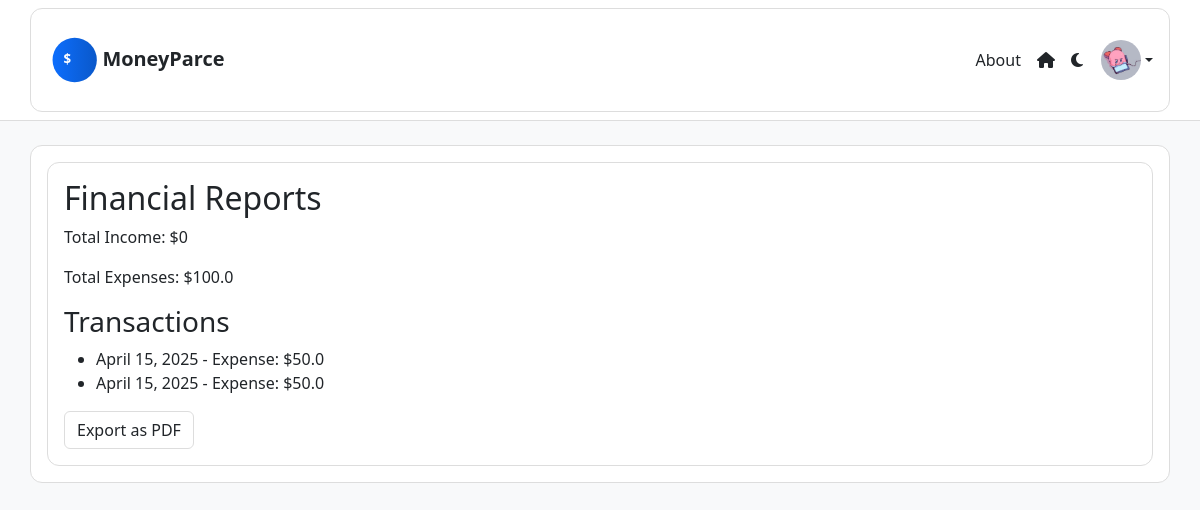
The app's page /reports/ (signed in), older data.
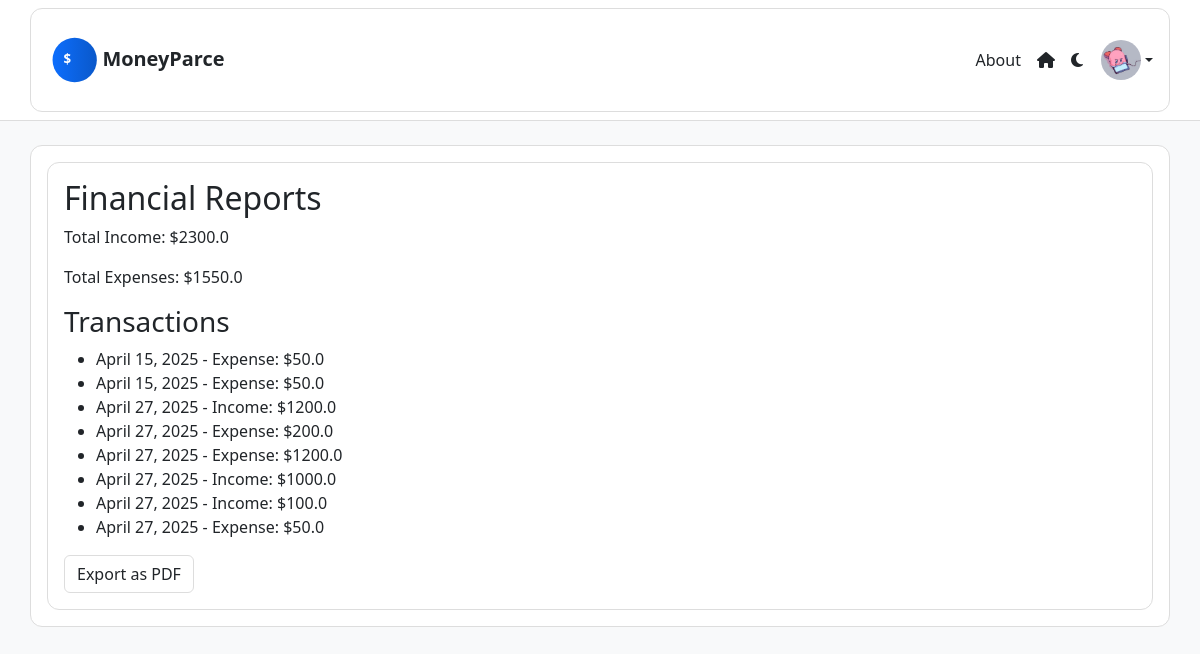
The same page, newer data.
### core/models.py (models this page shows, shortened)
class UserProfile(models.Model):
    id = models.AutoField(primary_key=True)
    user = models.OneToOneField(User, on_delete=models.CASCADE)
    theme = models.CharField(max_length=10, default='light')
    budget = models.FloatField(default=0)
    spending = models.FloatField(default=0)
    color = models.CharField(max_length=7, default='#0d6efd')
    profile_picture = models.ImageField(upload_to='profile_pictures/', blank=True, null=True)

class Transaction(models.Model):
    TRANSACTION_TYPES = [
        ('income', 'Income'),
        ('expense', 'Expense')
    ]
    id = models.AutoField(primary_key=True)
    user = models.ForeignKey(User, on_delete=models.CASCADE)
    amount = models.FloatField(default=0)
    transaction_type = models.CharField(max_length=10, choices=TRANSACTION_TYPES, default='expense')
    category = models.ForeignKey(Category, null=True, blank=True, on_delete=models.SET_NULL)
    date = models.DateField(auto_now_add=True)

### core/views.py (the view)
# urls.py: path('reports/', views.reports, name='reports'),
@login_required
def reports(request):
    txs = Transaction.objects.filter(user=request.user)
    ctx = {
        'total_income': sum(t.amount for t in txs if t.transaction_type=='income'),
        'total_expenses': sum(t.amount for t in txs if t.transaction_type=='expense'),
        'transactions': txs,
    }
    return render(request, 'core/reports.html', ctx)

### core/darkMode.py (called while the page is built)
def theme_context(request):
    theme = 'light'
    if request.user.is_authenticated:
        try:
            user_profile = UserProfile.objects.get(user=request.user)
            theme = user_profile.theme
        except UserProfile.DoesNotExist:
            pass
    else:
        theme = request.session.get('theme', 'light')  # Default to 'light'
    return {'theme': theme}

### core/templates/core/reports.html
{% extends 'core/base.html' %}
{% block content %}
<div class="box">
    <h2>Financial Reports</h2>
    <p>Total Income: ${{ total_income }}</p>
    <p>Total Expenses: ${{ total_expenses }}</p>
    <h3>Transactions</h3>
    <ul>
    {% for t in transactions %}
        <li>{{ t.date }} - {{ t.transaction_type|title }}: ${{ t.amount }}</li>
    {% endfor %}
    </ul>
    <a href="{% url 'export_pdf' %}" class="btn btn-secondary">Export as PDF</a>
</div>
{% endblock %}

### core/templates/core/base.html (shortened to what this page needs)
<!DOCTYPE html>
<html lang="en" data-theme="{{ theme }}">
<head>
    {% load static %}
    <link href="https://cdn.jsdelivr.net/npm/bootstrap@5.3.0/dist/css/bootstrap.min.css" rel="stylesheet">
    <link rel="stylesheet" href="https://cdnjs.cloudflare.com/ajax/libs/font-awesome/6.4.0/css/all.min.css">
    {% if theme == 'dark' %}
        <link rel="stylesheet" href="{% static 'css/dark.css' %}">
    {% else %}
        <link rel="stylesheet" href="{% static 'css/light.css' %}">
    {% endif %}
</head>
<body>
    <nav class="navbar navbar-expand-lg navbar-light bg-light mb-4">
      <div class="container">
        {% if user.is_authenticated %}
          <a class="navbar-brand" href="{% url 'dashboard' %}">
            <svg class="logo" xmlns="http://www.w3.org/2000/svg" width="300" height="100" viewBox="0 0 325 100">
              <defs>
                <linearGradient id="grad1" x1="0%" y1="0%" x2="100%" y2="0%">
                  <stop offset="0%" stop-color="var(--logo-gradient-start, #0d6efd)"/>
                  <stop offset="100%" stop-color="var(--logo-gradient-end, #0a58ca)"/>
                </linearGradient>
              </defs>
              <circle cx="50" cy="50" r="40" fill="url(#grad1)" />
              <text x="30" y="57" font-family="Segoe UI, sans-serif" font-size="24"
                    fill="var(--logo-dollar-color, #ffffff)" font-weight="bold">
                $
              </text>
              <text x="100" y="60" font-family="Segoe UI, sans-serif" font-size="36"
                    fill="var(--logo-text-color, #212529)" font-weight="bold">
                MoneyParce
              </text>
            </svg>
          </a>
        {% endif %}
        <div class="collapse navbar-collapse" id="navbarNav">
          <ul class="navbar-nav ms-auto">
            {% if user.is_authenticated %}
              <li class="nav-item">
                <a class="nav-link" href="{% url 'about' %}">About</a>
              </li>
              <li class="nav-item">
                <a class="nav-link" href="{% url 'dashboard' %}" title="Dashboard">
                  <i class="fas fa-home"></i>
                </a>
              </li>
              <li class="nav-item">
                <a href="{% url 'dark mode' %}" class="nav-link" title="Toggle Dark Mode">
                  {% if theme == 'dark' %}
                    <i class="fas fa-sun"></i>
                  {% else %}
                    <i class="fas fa-moon"></i>
                  {% endif %}
                </a>
              </li>
              <li class="nav-item dropdown">
                <a class="nav-link dropdown-toggle d-flex align-items-center" href="#" id="userDropdown" role="button"
                   data-bs-toggle="dropdown" aria-expanded="false" style="padding: 0;">
                  {% if user.userprofile.profile_picture %}
                    <img src="{{ user.userprofile.profile_picture.url }}" alt="Avatar"
                         style="width: 40px; height: 40px; border-radius: 50%; object-fit: cover; margin-left: 10px;">
                  {% endif %}
                </a>
              </li>
            {% endif %}
          </ul>
        </div>
      </div>
    </nav>
    <div class="container">
      {% block content %}{% endblock %}
    </div>
</body>
</html>

### core/static/css/light.css (style rules this page uses)
:root { --bg-color: #f8f9fa; --surface-color: #ffffff; --text-color: #212529; --accent-color: #0d6efd; --link-color: #0d6efd; --border-color: #ddd; --hover-color: #e2e6ea; --logo-dollar-color: #ffffff; --logo-text-color: #212529; --logo-gradient-start: #0d6efd; --logo-gradient-end: #0a58ca; }
html, body, nav, .navbar, .container, .card, .alert, .dropdown-menu, button, input, textarea, select, a { transition: background-color 0.5s ease, color 0.5s ease, border-color 0.5s ease; }
html, body { background-color: var(--bg-color) !important; color: var(--text-color) !important; font-family: 'Segoe UI', Tahoma, Geneva, Verdana, sans-serif; }
h1, h2, h3, h4, h5, h6, p, span, label, div, li, dt, dd, small, strong, em { color: var(--text-color) !important; }
a { color: var(--link-color) !important; }
nav, .navbar, .nav, .navbar-default, .navbar-light, .navbar-dark { background-color: var(--surface-color) !important; color: var(--text-color) !important; border-bottom: 1px solid var(--border-color) !important; }
.navbar a, .nav a { color: var(--text-color) !important; }
button, input[type="submit"], .btn { background-color: var(--surface-color) !important; color: var(--text-color) !important; border: 1px solid var(--border-color) !important; }
.card, .panel, .container, .box, .content-box { background-color: var(--surface-color) !important; color: var(--text-color) !important; border: 1px solid var(--border-color) !important; padding: 1rem; border-radius: 0.75rem; }
.hero-section, .bg-light, .bg-light.text-center, .bg-light.p-5.rounded-lg.text-center { background-color: #fff !important; color: var(--text-color) !important; background-image: none !important; }
.navbar-brand .logo { max-height: 60px; height: auto; width: auto; }

Row changes from the older to the newer data that the page shows:
added Transaction: date "April 27, 2025", transaction_type "Income", amount "1200.0"
added Transaction: date "April 27, 2025", transaction_type "Expense", amount "200.0"
added Transaction: date "April 27, 2025", transaction_type "Expense", amount "1200.0"
added Transaction: date "April 27, 2025", transaction_type "Income", amount "1000.0"
added Transaction: date "April 27, 2025", transaction_type "Income", amount "100.0"
added Transaction: date "April 27, 2025", transaction_type "Expense", amount "50.0"
Text that changed along with them:
{{ total_income }}: "0" → "2300.0"
{{ total_expenses }}: "100.0" → "1550.0"
